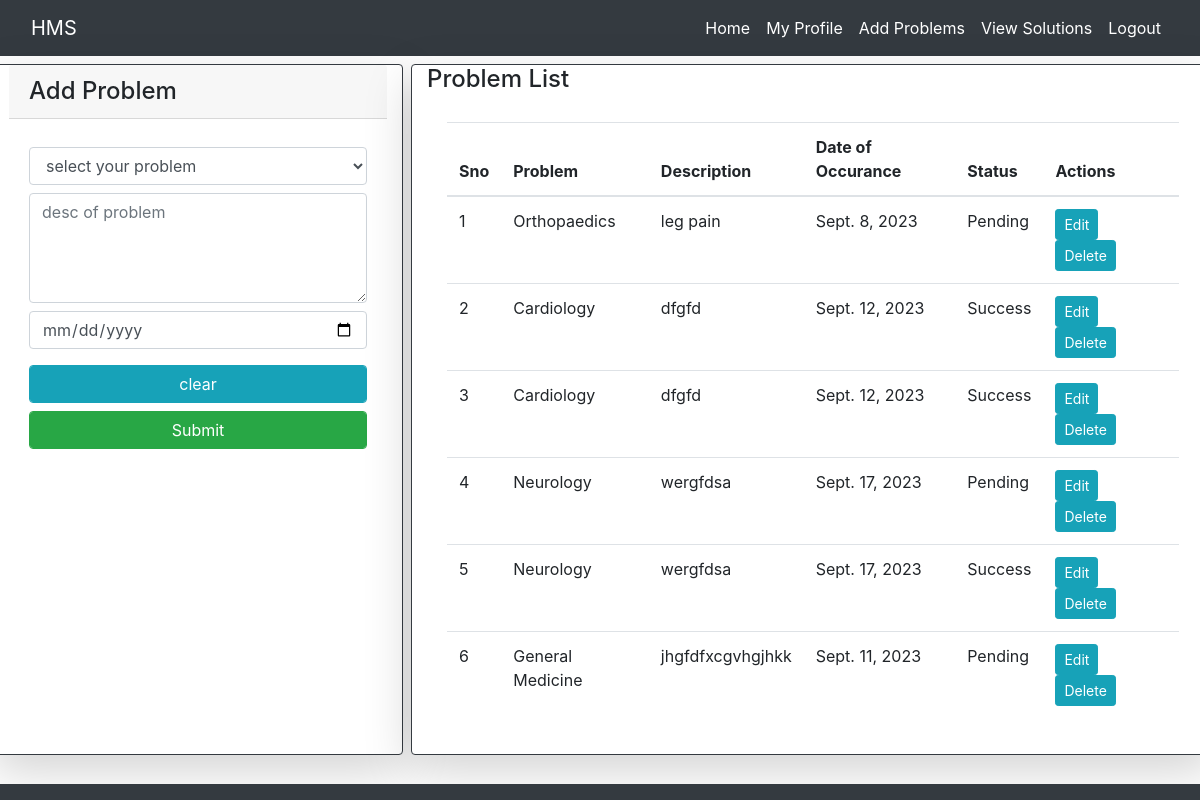
/create-problem/ (signed in), run on the app's committed database.
### hospital/models.py (models this page shows)
class Problem(models.Model):
	patient_by = models.ForeignKey(User, on_delete=models.CASCADE)
	p_list = [
		('P' , 'select your problem'),
		('Orthopaedics','leg and Hand pain'),
		('Orthopaedics','neck and Back pain'),
		('Cardiology','chest pain'),
		('Neurology','head pain'),
		('Stomach','stomach pain'),
		('ENT','cough and cold and ear'),
		('General Medicine','others')
	]
	p_status = [
		('Success','Success'),
		('Pending','Pending')
	]
	prob = models.CharField(default='P',choices=p_list,max_length=50)
	desc_of_problem = models.TextField()
	date_of_occurrence = models.DateField()
	req_date = models.DateField(auto_now=True)
	problem_status = models.CharField(default='Pending',choices=p_status,max_length=50)

### hospital/views.py (the view, shortened to what this page needs)
# urls.py: path('create-problem/', views.create_problem, name='create_problem'),
@login_required
def create_problem(request):
    form = ProblemForm()
    problems = Problem.objects.filter(patient_by = request.user)
    return render(request, 'create_problem.html', {'form': form, 'problist': problems})

### hospital/forms.py
class ProblemForm(forms.ModelForm):
	class Meta:
		model = Problem
		fields = ['prob','desc_of_problem','date_of_occurrence']
		widgets = {
			'prob' : forms.Select(attrs={
				'class' : 'form-control my-2',
				'placeholder' : 'Select your problem'
			}),
			'desc_of_problem' : forms.Textarea(attrs={
				'class' : 'form-control my-2',
				'placeholder' : 'desc of problem',
				'rows' : 4,
			}),
			'date_of_occurrence' : forms.TextInput(attrs={
				'class' : 'form-control my-2',
				"type":"date",
			})
		}

### hospital/templates/create_problem.html (shortened to what this page needs)
{% extends 'Base.html' %}
{% block content %}
<div class="row">
    <div class="col-md-4 card mr-2 ml-2 shadow-lg border border-dark mt-2">
        <h4 class="card-header">Add Problem</h4>
        <div class="card-body">
            <form method="post">
                {% for i in form %}
                {{i}}
                {% endfor %}
                <input type="reset" class="btn btn-info form-control mt-2" value="clear">
                <input type="submit" class="btn btn-success form-control mt-2">
            </form>
        </div>
    </div>
    <div class="col card h-100 shadow-lg border border-dark mt-2 ">
        <h4>Problem List</h4>
        <div class="card-body">
        <table class="table table-hover">
            <thead>
                <th>Sno</th>
                <th>Problem</th>
                <th>Description</th>
                <th>Date of Occurance</th>
                <th>Status</th>
                <th>Actions</th>
            </thead>
            <tbody>
                {% for p in problist %}
                <tr>
                    <td>{{forloop.counter}}</td>
                    <td>{{p.prob}}</td>
                    <td>{{p.desc_of_problem}}</td>
                    <td>{{p.date_of_occurrence}}</td>
                    <td>{{p.problem_status}}</td>
                    <td>
                        <div class="row">
                            <div class="col">
                                <a href="{% url 'edit_problem' p.id %}" class="btn btn-info btn-sm">Edit </a>
                            </div>
                            <div class="col">
                                <a href="{% url 'delete_problem' p.id %}" class="btn btn-info btn-sm">Delete</a>
                            </div>
                        </div>
                    </td>
                </tr>
                {% endfor %}
            </tbody>
        </table>
        </div>
    </div>
</div>
{% endblock content %}

### data on the page
Problem: prob "Orthopaedics", desc_of_problem "leg pain", date_of_occurrence "Sept. 8, 2023", problem_status "Pending"
Problem: prob "Cardiology", desc_of_problem "dfgfd", date_of_occurrence "Sept. 12, 2023", problem_status "Success"
Problem: prob "Cardiology", desc_of_problem "dfgfd", date_of_occurrence "Sept. 12, 2023", problem_status "Success"
Problem: prob "Neurology", desc_of_problem "wergfdsa", date_of_occurrence "Sept. 17, 2023", problem_status "Pending"
Problem: prob "Neurology", desc_of_problem "wergfdsa", date_of_occurrence "Sept. 17, 2023", problem_status "Success"
Problem: prob "General Medicine", desc_of_problem "jhgfdfxcgvhgjhkk", date_of_occurrence "Sept. 11, 2023", problem_status "Pending"
